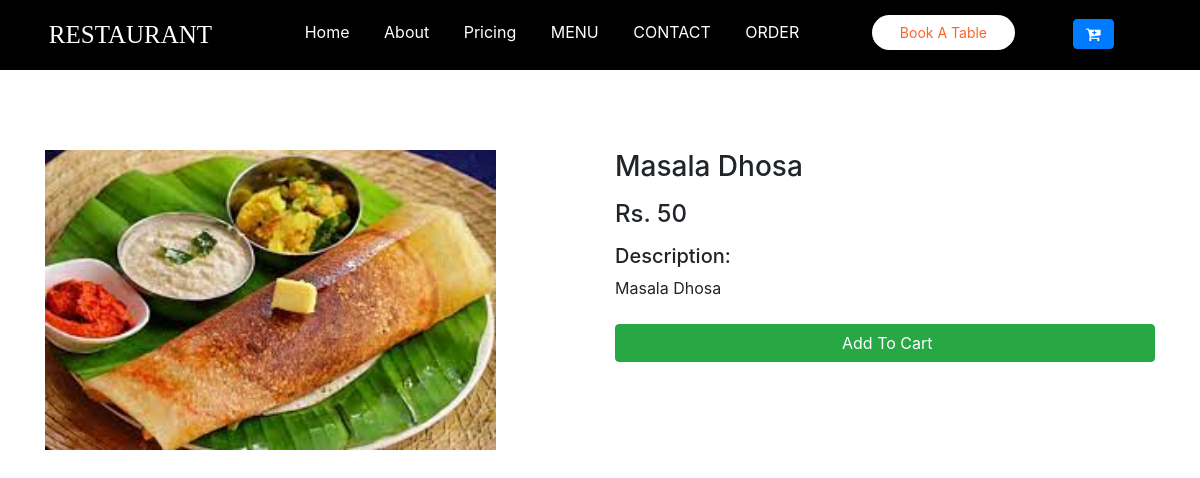
Screenshot of /productview/1/ with the database file from the repository.
### app1/models.py (models this page shows, shortened)
class Product(models.Model):
    categories = models.ManyToManyField(Category)
    name = models.CharField(max_length=200)
    price = models.IntegerField()
    des=models.TextField(max_length=200)
    images=models.ImageField(upload_to='pro_img',blank=True)

### app1/views.py (the view)
# urls.py: path('productview/<int:pk>/',productview,name="productview"),
def productview(request,pk):
    p = get_object_or_404(Product, pk=pk)
    return render(request, 'productview.html', {'p': p})

### templates/productview.html (shortened to what this page needs)
{% load static %}
<!DOCTYPE html>
<html lang="en">
<head>
    <link rel="stylesheet" href="https://maxcdn.bootstrapcdn.com/bootstrap/4.0.0/css/bootstrap.min.css">
    <link rel="stylesheet" href="https://cdnjs.cloudflare.com/ajax/libs/font-awesome/4.7.0/css/font-awesome.min.css">
    <link rel="stylesheet" href="{% static 'css/style1.css' %}">
</head>
<body>
<header>
  <ul class="fixed-top navbar-expend-lg">
      <div class="logo">
          <h1>RESTAURANT</h1>
      </div>
      <div>
        <li><a href="{% url 'index' %}">Home</a></li>
        <li><a href="{% url 'index' %}">About</a></li>
        <li><a href="{% url 'index' %}">Pricing</a></li>
        <li><a href="{% url 'index' %}" >MENU</a></li>
        <li><a href="{% url 'index' %}" >CONTACT</a></li>
        <li><a href="{% url 'order' %}" >ORDER</a></li>
      </div>
      <div class="book-btn" style="float:right;padding-top:15px;">
         <a href="{% url 'book' %}"><button type="button">Book A Table</button></a>
      </div>
      <div class="book-btn mt-1" style="float:right;padding-top:15px;">
        <a href="{% url 'showmycart'%}" type="button" class="btn btn-primary fa fa-cart-plus ">
        </a>
      </div>
  </header>
    <div class="container" style="margin-top:150px;">
      <div class="row">
        <div class="col-md-6 col-12">
          <div class="thumb-image">
            <a href="{% url 'productview' p.id %}">
              <img src="{{ p.images.url }}" data-imagezoom="true" alt=" "
                class="img-responsive" style="height:300px;"></a>
          </div>
        </div>
        <div class="col-md-6 col-12">
          <h3>{{p.name}}</h3>
          <div class="caption">
            <h4 class="mt-3">Rs.
              {{p.price}}</h4>
          </div>
          <div class="desc_single mt-3">
            <h5>Description:</h5>
            <p>{{p.des}}</p>
          </div>
           <div class="desc_single mt-4">
            <form action="{%url 'addtocart' p.id %}" method="POST">
              <a href="{%url 'showmycart' %}" style="text-decoration:none;">
              <button type="submit" class="btn btn-success btn-block">
                Add To Cart
              </button>
            </a>
            </form>
            </div>
        </div>
      </div>
    </div>
</body>
</html>

### app1/static/css/style1.css (style rules this page uses)
html { scroll-behavior: smooth; }
* { margin:0; padding:0; box-sizing: border-box ; }
header { z-index: -1; }
ul { z-index: 1; }
header h1 { font-family:'pacifico',cursive; font-size:25px; color:white; padding:20px; }
header ul { background-color:black; display: flex; justify-content: space-around; list-style-type: none; margin: 0; padding: 0; background-color:black; text-align:center; height:70px; }
header ul li { display:inline-block !important; text-align: center; padding-top:20px; }
header ul li a { color:white; padding:15px !important; transition:0.2s !important; text-decoration:none !important; }
header .book-btn button { display: inline-block; padding: 7px 28px; border-radius: 50px; background-color: #fff; font-size: 14px; font-weight: 400; color: #ff6426; outline: none; transition: 0.5s; border: none; cursor: pointer; }

### rows the page displays
Product: images (picture), name "Masala Dhosa", price "50", des "Masala Dhosa"
